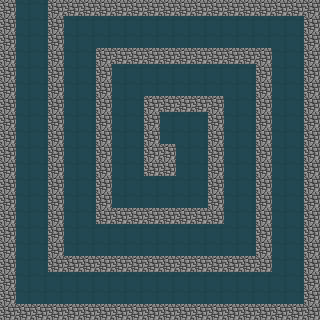

A 2D game scene composited from a Tiled map and its tileset images. What follows is a short description and the map's XML, with every tile layer's data as written:
An orthogonal 20x20 tile map with 16x16 px tiles, 2 tile layers (sol, murs).

<map version="1.10" tiledversion="1.10.0" orientation="orthogonal" renderorder="right-down" width="20" height="20" tilewidth="16" tileheight="16" infinite="0" nextlayerid="3" nextobjectid="1">
 <tileset firstgid="1" source="tileset.tsx" />
 <layer id="1" name="sol" width="20" height="20">
  <data encoding="csv">
7,7,7,7,7,7,7,7,7,7,7,7,7,7,7,7,7,7,7,7,
7,7,7,7,7,7,7,7,7,7,7,7,7,7,7,7,7,7,7,7,
7,7,7,7,7,7,7,7,7,7,7,7,7,7,7,7,7,7,7,7,
7,7,7,7,7,7,7,7,7,7,7,7,7,7,7,7,7,7,7,7,
7,7,7,7,7,7,7,7,7,7,7,7,7,7,7,7,7,7,7,7,
7,7,7,7,7,7,7,7,7,7,7,7,7,7,7,7,7,7,7,7,
7,7,7,7,7,7,7,7,7,7,7,7,7,7,7,7,7,7,7,7,
7,7,7,7,7,7,7,7,7,7,7,7,7,7,7,7,7,7,7,7,
7,7,7,7,7,7,7,7,7,7,7,7,7,7,7,7,7,7,7,7,
7,7,7,7,7,7,7,7,7,7,7,7,7,7,7,7,7,7,7,7,
7,7,7,7,7,7,7,7,7,7,7,7,7,7,7,7,7,7,7,7,
7,7,7,7,7,7,7,7,7,7,7,7,7,7,7,7,7,7,7,7,
7,7,7,7,7,7,7,7,7,7,7,7,7,7,7,7,7,7,7,7,
7,7,7,7,7,7,7,7,7,7,7,7,7,7,7,7,7,7,7,7,
7,7,7,7,7,7,7,7,7,7,7,7,7,7,7,7,7,7,7,7,
7,7,7,7,7,7,7,7,7,7,7,7,7,7,7,7,7,7,7,7,
7,7,7,7,7,7,7,7,7,7,7,7,7,7,7,7,7,7,7,7,
7,7,7,7,7,7,7,7,7,7,7,7,7,7,7,7,7,7,7,7,
7,7,7,7,7,7,7,7,7,7,7,7,7,7,7,7,7,7,7,7,
7,7,7,7,7,7,7,7,7,7,7,7,7,7,7,7,7,7,7,7
</data>
 </layer>
 <layer id="2" name="murs" width="20" height="20">
  <data encoding="csv">
2,0,0,2,2,2,2,2,2,2,2,2,2,2,2,2,2,2,2,2,
2,0,0,2,0,0,0,0,0,0,0,0,0,0,0,0,0,0,0,2,
2,0,0,2,0,0,0,0,0,0,0,0,0,0,0,0,0,0,0,2,
2,0,0,2,0,0,2,2,2,2,2,2,2,2,2,2,2,0,0,2,
2,0,0,2,0,0,2,0,0,0,0,0,0,0,0,0,2,0,0,2,
2,0,0,2,0,0,2,0,0,0,0,0,0,0,0,0,2,0,0,2,
2,0,0,2,0,0,2,0,0,2,2,2,2,2,0,0,2,0,0,2,
2,0,0,2,0,0,2,0,0,2,0,0,0,2,0,0,2,0,0,2,
2,0,0,2,0,0,2,0,0,2,0,0,0,2,0,0,2,0,0,2,
2,0,0,2,0,0,2,0,0,2,2,0,0,2,0,0,2,0,0,2,
2,0,0,2,0,0,2,0,0,2,2,0,0,2,0,0,2,0,0,2,
2,0,0,2,0,0,2,0,0,0,0,0,0,2,0,0,2,0,0,2,
2,0,0,2,0,0,2,0,0,0,0,0,0,2,0,0,2,0,0,2,
2,0,0,2,0,0,2,2,2,2,2,2,2,2,0,0,2,0,0,2,
2,0,0,2,0,0,0,0,0,0,0,0,0,0,0,0,2,0,0,2,
2,0,0,2,0,0,0,0,0,0,0,0,0,0,0,0,2,0,0,2,
2,0,0,2,2,2,2,2,2,2,2,2,2,2,2,2,2,0,0,2,
2,0,0,0,0,0,0,0,0,0,0,0,0,0,0,0,0,0,0,2,
2,0,0,0,0,0,0,0,0,0,0,0,0,0,0,0,0,0,0,2,
2,2,2,2,2,2,2,2,2,2,2,2,2,2,2,2,2,2,2,2
</data>
 </layer>
</map>
